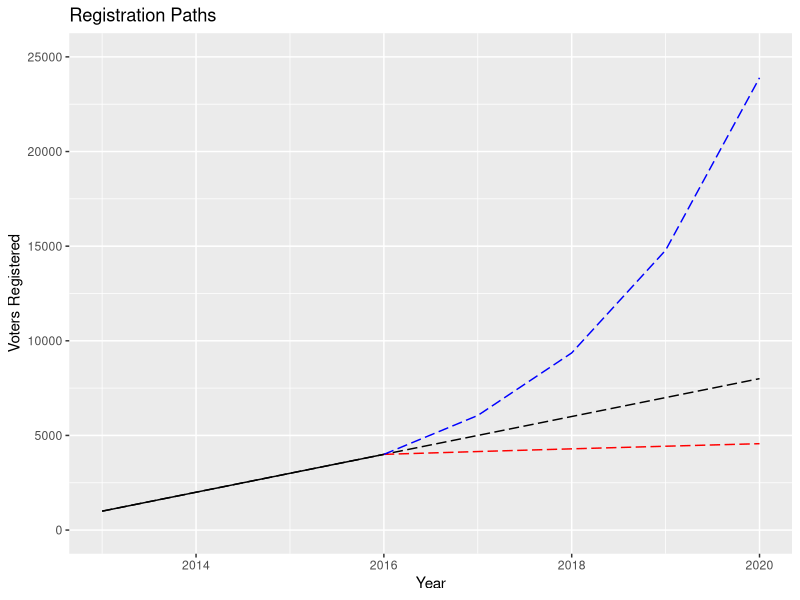
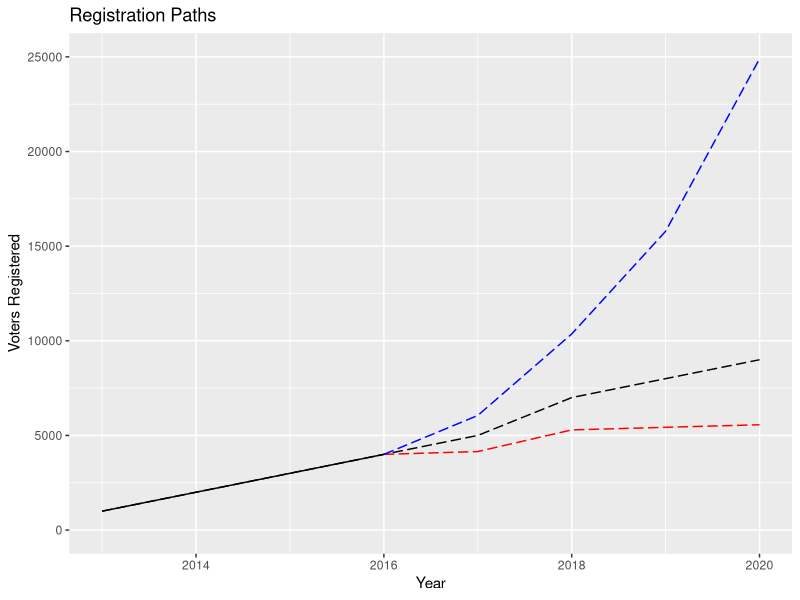
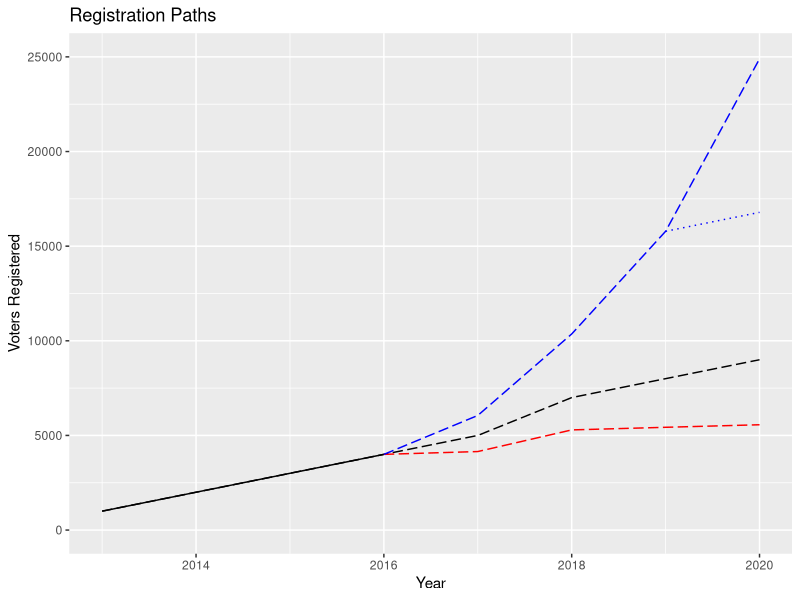

Reproduce these figures in R, in order.

library(tidyverse)
library(data.table)
library(dtplyr)


# Parameters --------------------------------------------------------------

baselineTrend = 'linear'
baseline = 1000
valuePreviousYears = 
  data.table(
    seq = seq(1,8,1),
    year = c(2013, 2014, 2015, 2016, 2017, 2018, 2019, 2020), 
    value = c(baseline, 2000, 3000, 4000, NA, NA, NA, NA)
    )

slr = lm(value ~ year, valuePreviousYears[year<2017])
valuePreviousYears[,forecast := predict(slr, newdata = valuePreviousYears)]
valuePreviousYears[year>=2016,forecastLog := max(valuePreviousYears$value, na.rm=T) + forecast^(.8) - 761.462]

test <- function(valuePreviousYears) {
  for (i in 1:nrow(valuePreviousYears)) {
    if (valuePreviousYears[i,year] < 2016) {
      valuePreviousYears[i,forecastExp := 0]
    } else if (valuePreviousYears[i,year]==2016) {
      valuePreviousYears[i,forecastExp := 4000]
    } else {
      prevVal = valuePreviousYears[i-1,forecastExp]
      valuePreviousYears[i,forecastExp := prevVal^1.05]
    }
  }
}

test(valuePreviousYears)

ggplot() + 
  geom_line(data=valuePreviousYears[year<2017], aes(x=year, y=forecast)) + 
  geom_line(data=valuePreviousYears, aes(x=year, y=forecast), linetype='longdash', color='black') + 
  geom_line(data=valuePreviousYears[year>=2016], aes(x=year, y=forecastLog), linetype='longdash', color='red') + 
  geom_line(data=valuePreviousYears[year>=2016], aes(x=year, y=forecastExp), linetype='longdash', color='blue') + 
  labs(y='Voters Registered', title='Registration Paths', x = 'Year') + ylim(0,25000)

valuePreviousYears[
  year >= 2018
  ,
  ':='(
    forecast = forecast + 1000,
    forecastLog = forecastLog + 1000 ,
    forecastExp = forecastExp + 1000
  )
]

ggplot() + 
  geom_line(data=valuePreviousYears[year<2017], aes(x=year, y=forecast)) + 
  geom_line(data=valuePreviousYears, aes(x=year, y=forecast), linetype='longdash', color='black') + 
  geom_line(data=valuePreviousYears[year>=2016], aes(x=year, y=forecastLog), linetype='longdash', color='red') + 
  geom_line(data=valuePreviousYears[year>=2016], aes(x=year, y=forecastExp), linetype='longdash', color='blue') + 
  labs(y='Voters Registered', title='Registration Paths', x = 'Year') + ylim(0,25000)

valuePreviousYears[
  ,
  forecastPathChange := ifelse(year < 2020, forecastExp, valuePreviousYears[year==2019,forecastLog] - valuePreviousYears[year==2019,forecastLog] + valuePreviousYears[year==2019,forecastExp] + 1000)
]

ggplot() + 
  geom_line(data=valuePreviousYears[year<2017], aes(x=year, y=forecast)) + 
  geom_line(data=valuePreviousYears, aes(x=year, y=forecast), linetype='longdash', color='black') + 
  geom_line(data=valuePreviousYears[year>=2016], aes(x=year, y=forecastLog), linetype='longdash', color='red') + 
  geom_line(data=valuePreviousYears[year>=2016], aes(x=year, y=forecastExp), linetype='longdash', color='blue') + 
  geom_line(data=valuePreviousYears[year>=2019], aes(x=year, y=forecastPathChange), linetype='dotted', color='blue') + 
  labs(y='Voters Registered', title='Registration Paths', x = 'Year') + ylim(0,25000)
